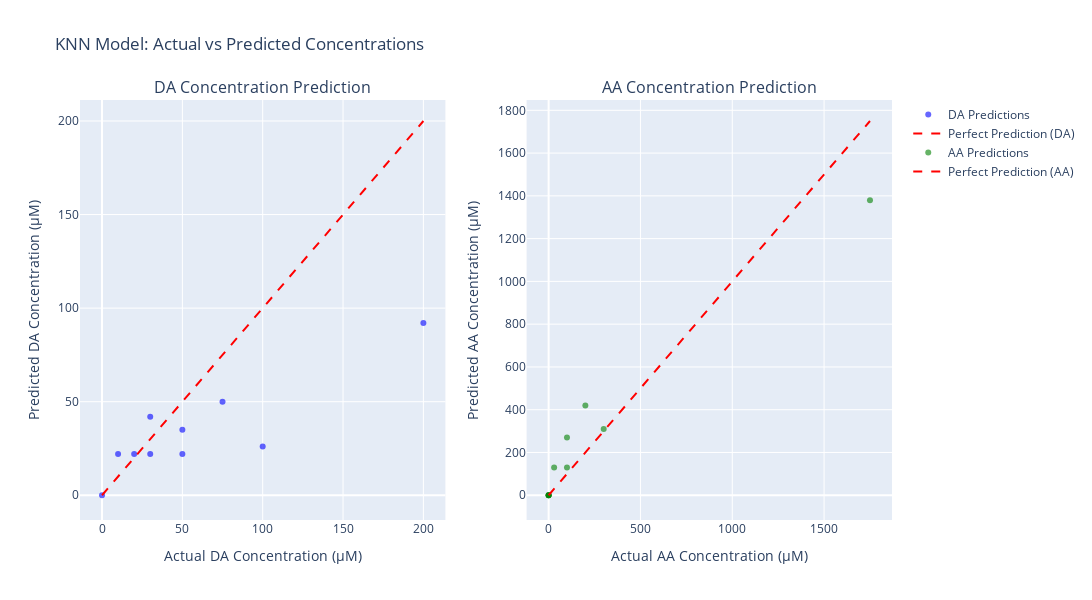

Notebook cell for this chart:
### Code cell
#interactive plot for the predicted vs actual values

import plotly.graph_objects as go
from plotly.subplots import make_subplots
import numpy as np
from sklearn.metrics import r2_score, mean_squared_error

# Create subplots
fig = make_subplots(
    rows=1, cols=2,
    subplot_titles=('DA Concentration Prediction', 'AA Concentration Prediction')
)


# DA Concentration Plot
fig.add_trace(
    go.Scatter(
        x=y_test['DA Concentration (uM)'],
        y=y_pred[:, 0],
        mode='markers',
        name='DA Predictions',
        marker=dict(color='blue', opacity=0.6),
        hovertemplate='Actual: %{x:.2f}<br>Predicted: %{y:.2f}<extra></extra>'
    ),
    row=1, col=1
)

# Perfect prediction line for DA
fig.add_trace(
    go.Scatter(
        x=[y_test['DA Concentration (uM)'].min(), y_test['DA Concentration (uM)'].max()],
        y=[y_test['DA Concentration (uM)'].min(), y_test['DA Concentration (uM)'].max()],
        mode='lines',
        name='Perfect Prediction (DA)',
        line=dict(color='red', dash='dash')
    ),
    row=1, col=1
)

# AA Concentration Plot
fig.add_trace(
    go.Scatter(
        x=y_test['AA Concentration (uM)'],
        y=y_pred[:, 1],
        mode='markers',
        name='AA Predictions',
        marker=dict(color='green', opacity=0.6),
        hovertemplate='Actual: %{x:.2f}<br>Predicted: %{y:.2f}<extra></extra>'
    ),
    row=1, col=2
)

# Perfect prediction line for AA
fig.add_trace(
    go.Scatter(
        x=[y_test['AA Concentration (uM)'].min(), y_test['AA Concentration (uM)'].max()],
        y=[y_test['AA Concentration (uM)'].min(), y_test['AA Concentration (uM)'].max()],
        mode='lines',
        name='Perfect Prediction (AA)',
        line=dict(color='red', dash='dash')
    ),
    row=1, col=2
)

# Update layout
fig.update_layout(
    title='KNN Model: Actual vs Predicted Concentrations',
    width=1200,
    height=600,
    showlegend=True,
    hovermode='closest'
)

# Update axes labels and annotations
fig.update_xaxes(title_text='Actual DA Concentration (µM)', row=1, col=1)
fig.update_yaxes(title_text='Predicted DA Concentration (µM)', row=1, col=1)
fig.update_xaxes(title_text='Actual AA Concentration (µM)', row=1, col=2)
fig.update_yaxes(title_text='Predicted AA Concentration (µM)', row=1, col=2)


# Show the plot
fig.show()

### Figure 1 — Plotly figure (JSON) as saved in the notebook; plotly's stock layout.template omitted (floating-point values rounded to 4 significant figures)
{"data": [{"hovertemplate": "Actual: %{x:.2f}<br>Predicted: %{y:.2f}<extra></extra>", "marker": {"color": "blue", "opacity": 0.6}, "mode": "markers", "name": "DA Predictions", "type": "scatter", "x": [0, 200, 75, 30, 10, 30, 50, 50, 100, 20], "xaxis": "x", "y": [0.0, 92.0, 50.0, 22.0, 22.0, 42.0, 22.0, 35.0, 26.0, 22.0], "yaxis": "y"}, {"line": {"color": "red", "dash": "dash"}, "mode": "lines", "name": "Perfect Prediction (DA)", "type": "scatter", "x": [0, 200], "xaxis": "x", "y": [0, 200], "yaxis": "y"}, {"hovertemplate": "Actual: %{x:.2f}<br>Predicted: %{y:.2f}<extra></extra>", "marker": {"color": "green", "opacity": 0.6}, "mode": "markers", "name": "AA Predictions", "type": "scatter", "x": [1750, 200, 0, 30, 0, 300, 100, 0, 100, 0], "xaxis": "x2", "y": [1380.0, 420.0, 0.0, 130.0, 0.0, 310.0, 130.0, 0.0, 270.0, 0.0], "yaxis": "y2"}, {"line": {"color": "red", "dash": "dash"}, "mode": "lines", "name": "Perfect Prediction (AA)", "type": "scatter", "x": [0, 1750], "xaxis": "x2", "y": [0, 1750], "yaxis": "y2"}], "layout": {"annotations": [{"font": {"size": 16}, "showarrow": false, "text": "DA Concentration Prediction", "x": 0.225, "xanchor": "center", "xref": "paper", "y": 1, "yanchor": "bottom", "yref": "paper"}, {"font": {"size": 16}, "showarrow": false, "text": "AA Concentration Prediction", "x": 0.775, "xanchor": "center", "xref": "paper", "y": 1, "yanchor": "bottom", "yref": "paper"}], "height": 600, "hovermode": "closest", "showlegend": true, "title": {"text": "KNN Model: Actual vs Predicted Concentrations"}, "width": 1200, "xaxis": {"anchor": "y", "domain": [0, 0.45], "title": {"text": "Actual DA Concentration (µM)"}}, "xaxis2": {"anchor": "y2", "domain": [0.55, 1], "title": {"text": "Actual AA Concentration (µM)"}}, "yaxis": {"anchor": "x", "domain": [0, 1], "title": {"text": "Predicted DA Concentration (µM)"}}, "yaxis2": {"anchor": "x2", "domain": [0, 1], "title": {"text": "Predicted AA Concentration (µM)"}}}}
